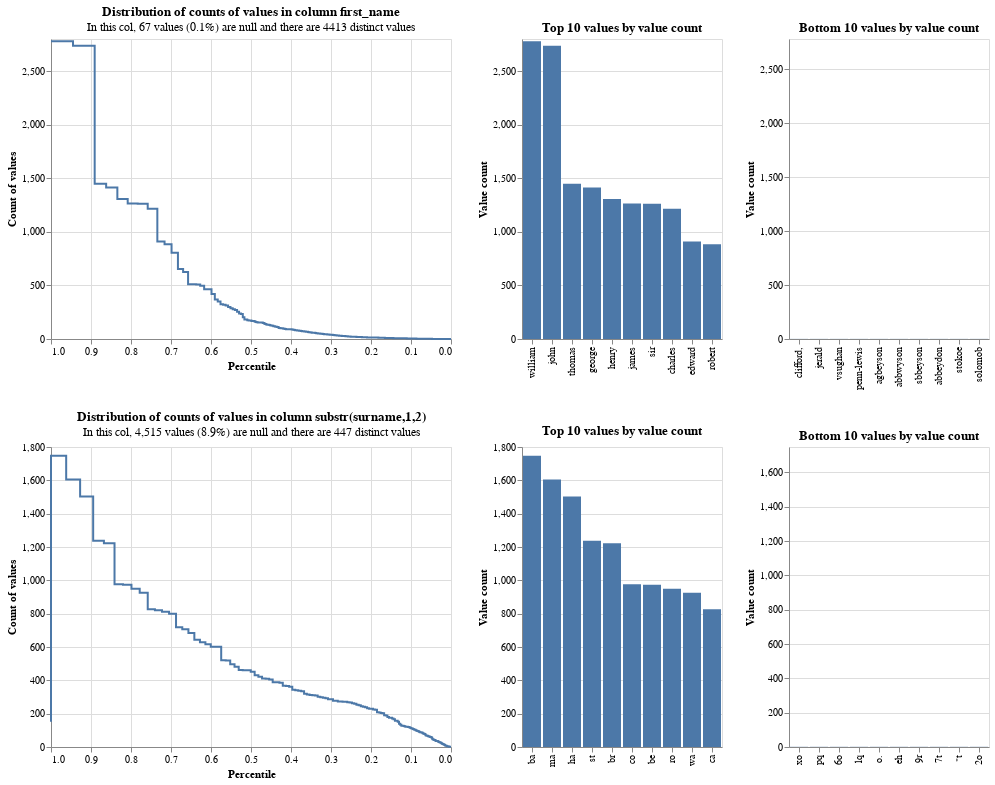

The notebook cell saved with this chart:
### Code cell
from splink import DuckDBAPI
from splink.exploratory import profile_columns

db_api = DuckDBAPI()
profile_columns(df, db_api, column_expressions=["first_name", "substr(surname,1,2)"])

### Figure 1 — Vega-Lite specification as saved in the notebook (floating-point values rounded to 4 significant figures; data arrays with more than 128 entries replaced by an {"elided": "..."} marker saying what was removed)
{"config": {"view": {"continuousWidth": 400, "continuousHeight": 300}}, "vconcat": [{"hconcat": [{"mark": {"type": "line", "interpolate": "step-before"}, "data": {"values": {"elided": "151 records"}}, "encoding": {"tooltip": [{"field": "value_count", "type": "quantitative"}, {"field": "percentile_ex_nulls", "type": "quantitative"}, {"field": "percentile_inc_nulls", "type": "quantitative"}, {"field": "total_non_null_rows", "type": "quantitative"}, {"field": "total_rows_inc_nulls", "type": "quantitative"}], "x": {"field": "percentile_ex_nulls", "sort": "descending", "title": "Percentile", "type": "quantitative"}, "y": {"field": "value_count", "title": "Count of values", "type": "quantitative"}}, "title": {"text": "Distribution of counts of values in column first_name", "subtitle": "In this col, 67 values (0.1%) are null and there are 4413 distinct values"}}, {"mark": "bar", "data": {"values": [{"value_count": 2780, "group_name": "first_name", "value": "william", "total_non_null_rows": 50511, "total_rows_inc_nulls": 50578, "distinct_value_count": 4413}, {"value_count": 2736, "group_name": "first_name", "value": "john", "total_non_null_rows": 50511, "total_rows_inc_nulls": 50578, "distinct_value_count": 4413}, {"value_count": 1448, "group_name": "first_name", "value": "thomas", "total_non_null_rows": 50511, "total_rows_inc_nulls": 50578, "distinct_value_count": 4413}, {"value_count": 1415, "group_name": "first_name", "value": "george", "total_non_null_rows": 50511, "total_rows_inc_nulls": 50578, "distinct_value_count": 4413}, {"value_count": 1306, "group_name": "first_name", "value": "henry", "total_non_null_rows": 50511, "total_rows_inc_nulls": 50578, "distinct_value_count": 4413}, {"value_count": 1265, "group_name": "first_name", "value": "james", "total_non_null_rows": 50511, "total_rows_inc_nulls": 50578, "distinct_value_count": 4413}, {"value_count": 1262, "group_name": "first_name", "value": "sir", "total_non_null_rows": 50511, "total_rows_inc_nulls": 50578, "distinct_value_count": 4413}, {"value_count": 1216, "group_name": "first_name", "value": "charles", "total_non_null_rows": 50511, "total_rows_inc_nulls": 50578, "distinct_value_count": 4413}, {"value_count": 911, "group_name": "first_name", "value": "edward", "total_non_null_rows": 50511, "total_rows_inc_nulls": 50578, "distinct_value_count": 4413}, {"value_count": 884, "group_name": "first_name", "value": "robert", "total_non_null_rows": 50511, "total_rows_inc_nulls": 50578, "distinct_value_count": 4413}]}, "encoding": {"tooltip": [{"field": "value", "type": "nominal"}, {"field": "value_count", "type": "quantitative"}, {"field": "total_non_null_rows", "type": "quantitative"}, {"field": "total_rows_inc_nulls", "type": "quantitative"}], "x": {"field": "value", "sort": "-y", "title": null, "type": "nominal"}, "y": {"field": "value_count", "title": "Value count", "type": "quantitative"}}, "title": "Top 10 values by value count"}, {"mark": "bar", "data": {"values": [{"value_count": 1, "group_name": "first_name", "value": "clifford,", "total_non_null_rows": 50511, "total_rows_inc_nulls": 50578, "distinct_value_count": 4413}, {"value_count": 1, "group_name": "first_name", "value": "jerald", "total_non_null_rows": 50511, "total_rows_inc_nulls": 50578, "distinct_value_count": 4413}, {"value_count": 1, "group_name": "first_name", "value": "vsughan", "total_non_null_rows": 50511, "total_rows_inc_nulls": 50578, "distinct_value_count": 4413}, {"value_count": 1, "group_name": "first_name", "value": "penn-lewis", "total_non_null_rows": 50511, "total_rows_inc_nulls": 50578, "distinct_value_count": 4413}, {"value_count": 1, "group_name": "first_name", "value": "agbeyson", "total_non_null_rows": 50511, "total_rows_inc_nulls": 50578, "distinct_value_count": 4413}, {"value_count": 1, "group_name": "first_name", "value": "abbwyson", "total_non_null_rows": 50511, "total_rows_inc_nulls": 50578, "distinct_value_count": 4413}, {"value_count": 1, "group_name": "first_name", "value": "sbbeyson", "total_non_null_rows": 50511, "total_rows_inc_nulls": 50578, "distinct_value_count": 4413}, {"value_count": 1, "group_name": "first_name", "value": "abbeydon", "total_non_null_rows": 50511, "total_rows_inc_nulls": 50578, "distinct_value_count": 4413}, {"value_count": 1, "group_name": "first_name", "value": "stokoe", "total_non_null_rows": 50511, "total_rows_inc_nulls": 50578, "distinct_value_count": 4413}, {"value_count": 1, "group_name": "first_name", "value": "solomob", "total_non_null_rows": 50511, "total_rows_inc_nulls": 50578, "distinct_value_count": 4413}]}, "encoding": {"tooltip": [{"field": "value", "type": "nominal"}, {"field": "value_count", "type": "quantitative"}, {"field": "total_non_null_rows", "type": "quantitative"}, {"field": "total_rows_inc_nulls", "type": "quantitative"}], "x": {"field": "value", "sort": "-y", "title": null, "type": "nominal"}, "y": {"field": "value_count", "scale": {"domain": [0, 2780]}, "title": "Value count", "type": "quantitative"}}, "title": "Bottom 10 values by value count"}]}, {"hconcat": [{"mark": {"type": "line", "interpolate": "step-before"}, "data": {"values": {"elided": "164 records"}}, "encoding": {"tooltip": [{"field": "value_count", "type": "quantitative"}, {"field": "percentile_ex_nulls", "type": "quantitative"}, {"field": "percentile_inc_nulls", "type": "quantitative"}, {"field": "total_non_null_rows", "type": "quantitative"}, {"field": "total_rows_inc_nulls", "type": "quantitative"}], "x": {"field": "percentile_ex_nulls", "sort": "descending", "title": "Percentile", "type": "quantitative"}, "y": {"field": "value_count", "title": "Count of values", "type": "quantitative"}}, "title": {"text": "Distribution of counts of values in column substr(surname,1,2)", "subtitle": "In this col, 4,515 values (8.9%) are null and there are 447 distinct values"}}, {"mark": "bar", "data": {"values": [{"value_count": 1748, "group_name": "substr_surname_1_2_", "value": "ba", "total_non_null_rows": 46063, "total_rows_inc_nulls": 50578, "distinct_value_count": 447}, {"value_count": 1605, "group_name": "substr_surname_1_2_", "value": "ma", "total_non_null_rows": 46063, "total_rows_inc_nulls": 50578, "distinct_value_count": 447}, {"value_count": 1503, "group_name": "substr_surname_1_2_", "value": "ha", "total_non_null_rows": 46063, "total_rows_inc_nulls": 50578, "distinct_value_count": 447}, {"value_count": 1237, "group_name": "substr_surname_1_2_", "value": "st", "total_non_null_rows": 46063, "total_rows_inc_nulls": 50578, "distinct_value_count": 447}, {"value_count": 1222, "group_name": "substr_surname_1_2_", "value": "br", "total_non_null_rows": 46063, "total_rows_inc_nulls": 50578, "distinct_value_count": 447}, {"value_count": 976, "group_name": "substr_surname_1_2_", "value": "co", "total_non_null_rows": 46063, "total_rows_inc_nulls": 50578, "distinct_value_count": 447}, {"value_count": 974, "group_name": "substr_surname_1_2_", "value": "be", "total_non_null_rows": 46063, "total_rows_inc_nulls": 50578, "distinct_value_count": 447}, {"value_count": 950, "group_name": "substr_surname_1_2_", "value": "ro", "total_non_null_rows": 46063, "total_rows_inc_nulls": 50578, "distinct_value_count": 447}, {"value_count": 925, "group_name": "substr_surname_1_2_", "value": "wa", "total_non_null_rows": 46063, "total_rows_inc_nulls": 50578, "distinct_value_count": 447}, {"value_count": 827, "group_name": "substr_surname_1_2_", "value": "ca", "total_non_null_rows": 46063, "total_rows_inc_nulls": 50578, "distinct_value_count": 447}]}, "encoding": {"tooltip": [{"field": "value", "type": "nominal"}, {"field": "value_count", "type": "quantitative"}, {"field": "total_non_null_rows", "type": "quantitative"}, {"field": "total_rows_inc_nulls", "type": "quantitative"}], "x": {"field": "value", "sort": "-y", "title": null, "type": "nominal"}, "y": {"field": "value_count", "title": "Value count", "type": "quantitative"}}, "title": "Top 10 values by value count"}, {"mark": "bar", "data": {"values": [{"value_count": 1, "group_name": "substr_surname_1_2_", "value": "xo", "total_non_null_rows": 46063, "total_rows_inc_nulls": 50578, "distinct_value_count": 447}, {"value_count": 1, "group_name": "substr_surname_1_2_", "value": "pq", "total_non_null_rows": 46063, "total_rows_inc_nulls": 50578, "distinct_value_count": 447}, {"value_count": 1, "group_name": "substr_surname_1_2_", "value": "6o", "total_non_null_rows": 46063, "total_rows_inc_nulls": 50578, "distinct_value_count": 447}, {"value_count": 1, "group_name": "substr_surname_1_2_", "value": "lq", "total_non_null_rows": 46063, "total_rows_inc_nulls": 50578, "distinct_value_count": 447}, {"value_count": 1, "group_name": "substr_surname_1_2_", "value": "o.", "total_non_null_rows": 46063, "total_rows_inc_nulls": 50578, "distinct_value_count": 447}, {"value_count": 1, "group_name": "substr_surname_1_2_", "value": "eh", "total_non_null_rows": 46063, "total_rows_inc_nulls": 50578, "distinct_value_count": 447}, {"value_count": 1, "group_name": "substr_surname_1_2_", "value": "9r", "total_non_null_rows": 46063, "total_rows_inc_nulls": 50578, "distinct_value_count": 447}, {"value_count": 1, "group_name": "substr_surname_1_2_", "value": "7t", "total_non_null_rows": 46063, "total_rows_inc_nulls": 50578, "distinct_value_count": 447}, {"value_count": 1, "group_name": "substr_surname_1_2_", "value": "\"t", "total_non_null_rows": 46063, "total_rows_inc_nulls": 50578, "distinct_value_count": 447}, {"value_count": 1, "group_name": "substr_surname_1_2_", "value": "2o", "total_non_null_rows": 46063, "total_rows_inc_nulls": 50578, "distinct_value_count": 447}]}, "encoding": {"tooltip": [{"field": "value", "type": "nominal"}, {"field": "value_count", "type": "quantitative"}, {"field": "total_non_null_rows", "type": "quantitative"}, {"field": "total_rows_inc_nulls", "type": "quantitative"}], "x": {"field": "value", "sort": "-y", "title": null, "type": "nominal"}, "y": {"field": "value_count", "scale": {"domain": [0, 1748]}, "title": "Value count", "type": "quantitative"}}, "title": "Bottom 10 values by value count"}]}], "$schema": "https://vega.github.io/schema/vega-lite/v5.9.3.json"}
